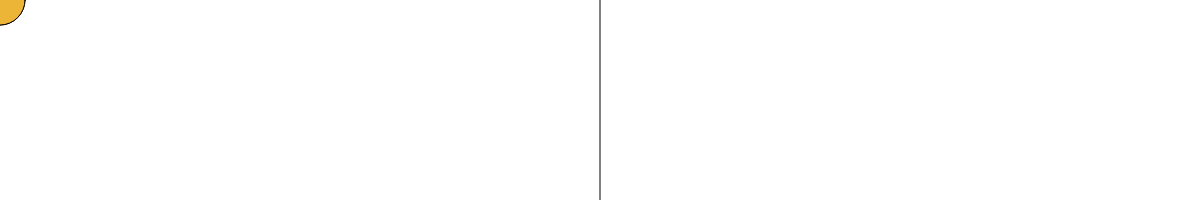
Frame 1 (no input)
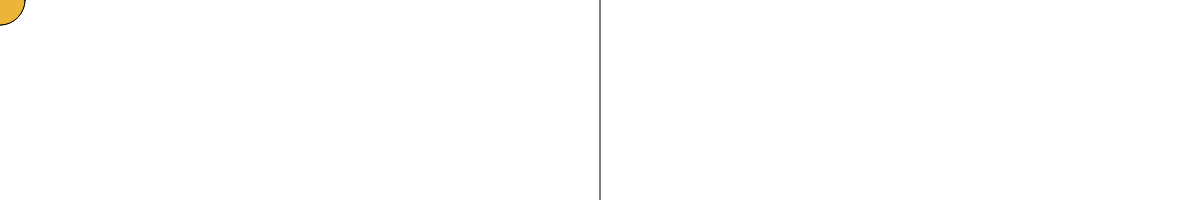
Frame 60 (no input)
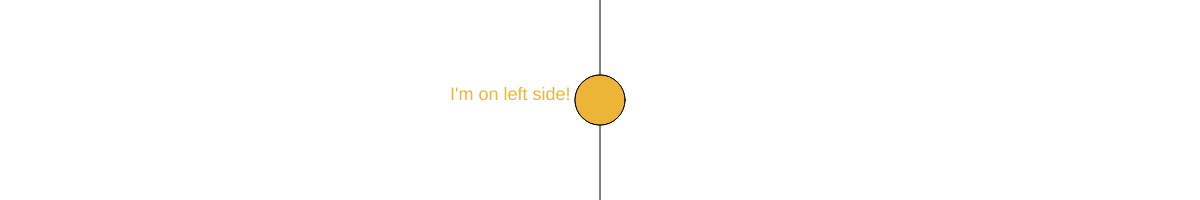
Frame 120 (the mouse pressed at the canvas centre since frame 60)

The p5.js sketch that drew these frames (run headless with seeded random() and noise() and a simulated clock; from frame 60 on, the mouse is pressed at the canvas centre):

// p5.js sketch
// ── sketch.js
function setup() {
  createCanvas(windowWidth, 200);
}

function draw() {
  background("white");
  line(windowWidth/2,0,windowWidth/2,windowHeight)
  ellipse(mouseX,mouseY,50,50)
  textSize(18)
  if(mouseX>windowWidth/2){
    fill('#4FC2A1')
    text("I'm on right side!",mouseX+30,mouseY)
  } else {
    fill('#EDB538')
    text("I'm on left side!",mouseX-150,mouseY)
  }
  ellipse(mouseX,mouseY,50,50)
}
